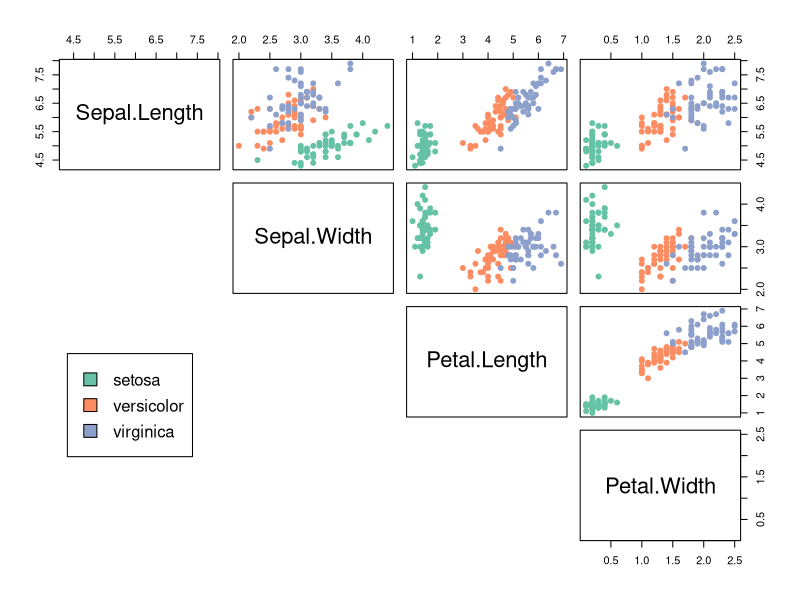
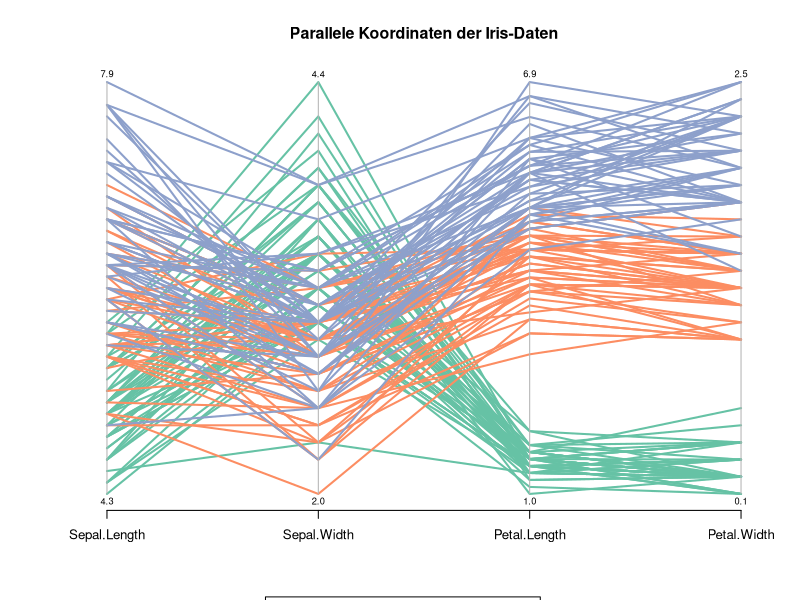
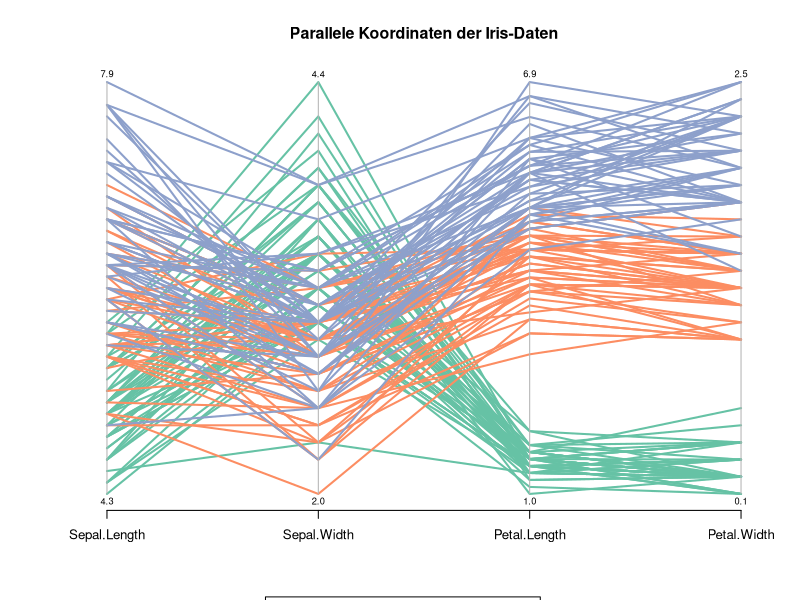
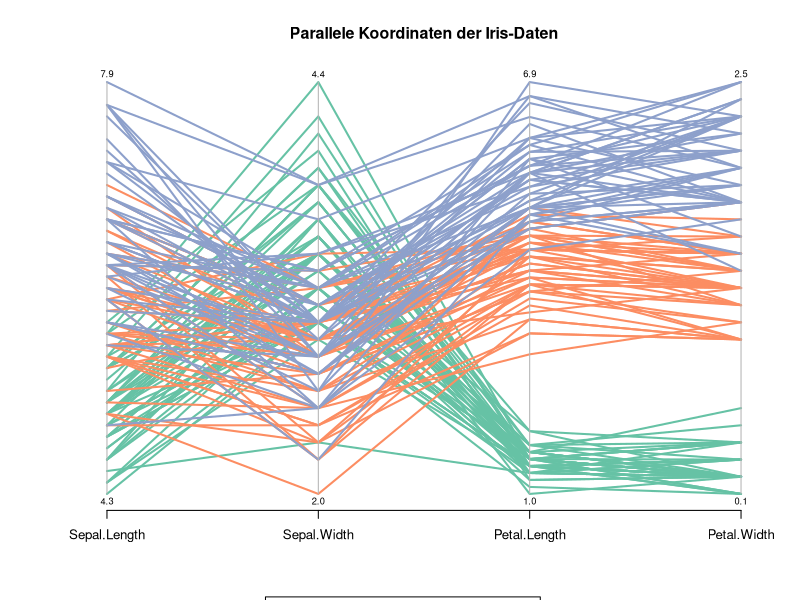

Write the R code that produced these figures, in order.
## ---- chunk 1
knitr::opts_chunk$set(echo = TRUE)
library(knitr)
library(kableExtra)
library(tidyverse)
library(RColorBrewer)
# MASS für die Funktion parcoord
library(MASS)
myPalette <- brewer.pal(8, "Set2")
# Ausgabe von double-Werte mit  zwei Stellen hinter dem Komma
options(digits=3)
## ---- chunk 2
iris <- datasets::iris

# Die Spalte mit den Spezies ausschließen
iris2 <- iris[,-5]
# Die Spalte 5 enthält die Information zu den Spezies,
# wir speichern sie auf species_labels.
species_labels <- iris[,5]
# Drei Farben aus unserer Farbpalette für das Markieren der drei Spezies speichern
species_col <- myPalette[as.numeric(species_labels)]
## ---- chunk 3
# Eine Scatterplot Matrix mit Legende ausgeben
pairs(iris2, col=species_col,
      lower.panel = NULL,
      cex.labels=2, pch=19)

par(xpd = TRUE)
legend(x=0.05, y=0.4, legend=as.character(levels(species_labels)),
       fill=unique(species_col))
## ---- chunk 4
par(las = 1, mar = c(5.5, 5, 4, 2) + 0.1, cex = .8)
parcoord(iris2, col = species_col, var.label = TRUE, lwd = 2,
         main="Parallele Koordinaten der Iris-Daten")

# Eine Legende
par(xpd = TRUE)
legend(x = 1.75, y = -.25, cex = 1,
      legend = as.character(levels(species_labels)),
      fill = unique(species_col), horiz = TRUE)
par(xpd = NA)

parcoord(iris2, col = species_col, var.label = TRUE, lwd = 2,
         main="Parallele Koordinaten der Iris-Daten")
par(xpd = TRUE)
legend(x = 1.75, y = -.25, cex = 1,
      legend = as.character(levels(species_labels)),
      fill = unique(species_col), horiz = TRUE)
par(xpd = NA)

png(file="images/irisPC.png",
    units = "cm", width=16, height=9, res=300)
par(las = 1, mar = c(5.5, 5, 4, 2) + 0.1, cex = .8)
parcoord(iris2, col = species_col, var.label = TRUE, lwd = 2,
         main="Parallele Koordinaten der Iris-Daten")
par(xpd = TRUE)
legend(x = 1.75, y = -.25, cex = 1,
      legend = as.character(levels(species_labels)),
      fill = unique(species_col), horiz = TRUE)
par(xpd = NA)
dev.off()
